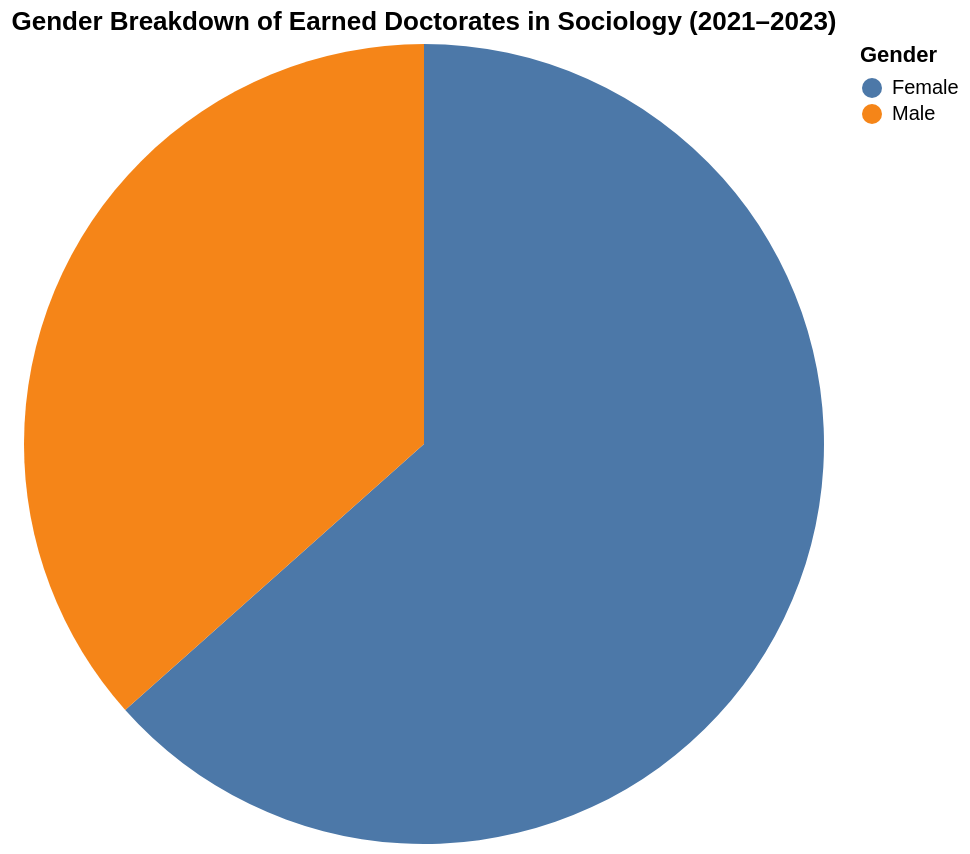

Write notebook code for a chart like this one.
### Markdown cell above
</div>

<div class="text-box">
    
## Earned Doctorates in Sociology by Sex

### Code cell
#| code-fold: true


gender_df = df[df["Major"].isin(majors)]


gender_agg = (
    gender_df.groupby("Sex")["Awards/Degrees Conferred"]
    .sum()
    .reset_index()
)


pie_chart = alt.Chart(gender_agg).mark_arc().encode(
    theta=alt.Theta(field="Awards/Degrees Conferred", type="quantitative"),
    color=alt.Color(field="Sex", type="nominal", legend=alt.Legend(title="Gender")),
    tooltip=["Sex", "Awards/Degrees Conferred"]
).properties(
    title="Gender Breakdown of Earned Doctorates in Sociology (2021–2023)",
    width=400,
    height=400
)

pie_chart

### Figure 1 — Vega-Lite specification as saved in the notebook (floating-point values rounded to 4 significant figures)
{"config": {"view": {"continuousWidth": 300, "continuousHeight": 300}}, "data": {"name": "data-f5ab964cec9cc072a9405355570cc5b5"}, "mark": {"type": "arc"}, "encoding": {"color": {"field": "Sex", "legend": {"title": "Gender"}, "type": "nominal"}, "theta": {"field": "Awards/Degrees Conferred", "type": "quantitative"}, "tooltip": [{"field": "Sex", "type": "nominal"}, {"field": "Awards/Degrees Conferred", "type": "quantitative"}]}, "height": 400, "title": "Gender Breakdown of Earned Doctorates in Sociology (2021–2023)", "width": 400, "$schema": "https://vega.github.io/schema/vega-lite/v5.14.1.json", "datasets": {"data-f5ab964cec9cc072a9405355570cc5b5": [{"Sex": "Female", "Awards/Degrees Conferred": 893}, {"Sex": "Male", "Awards/Degrees Conferred": 515}]}}
